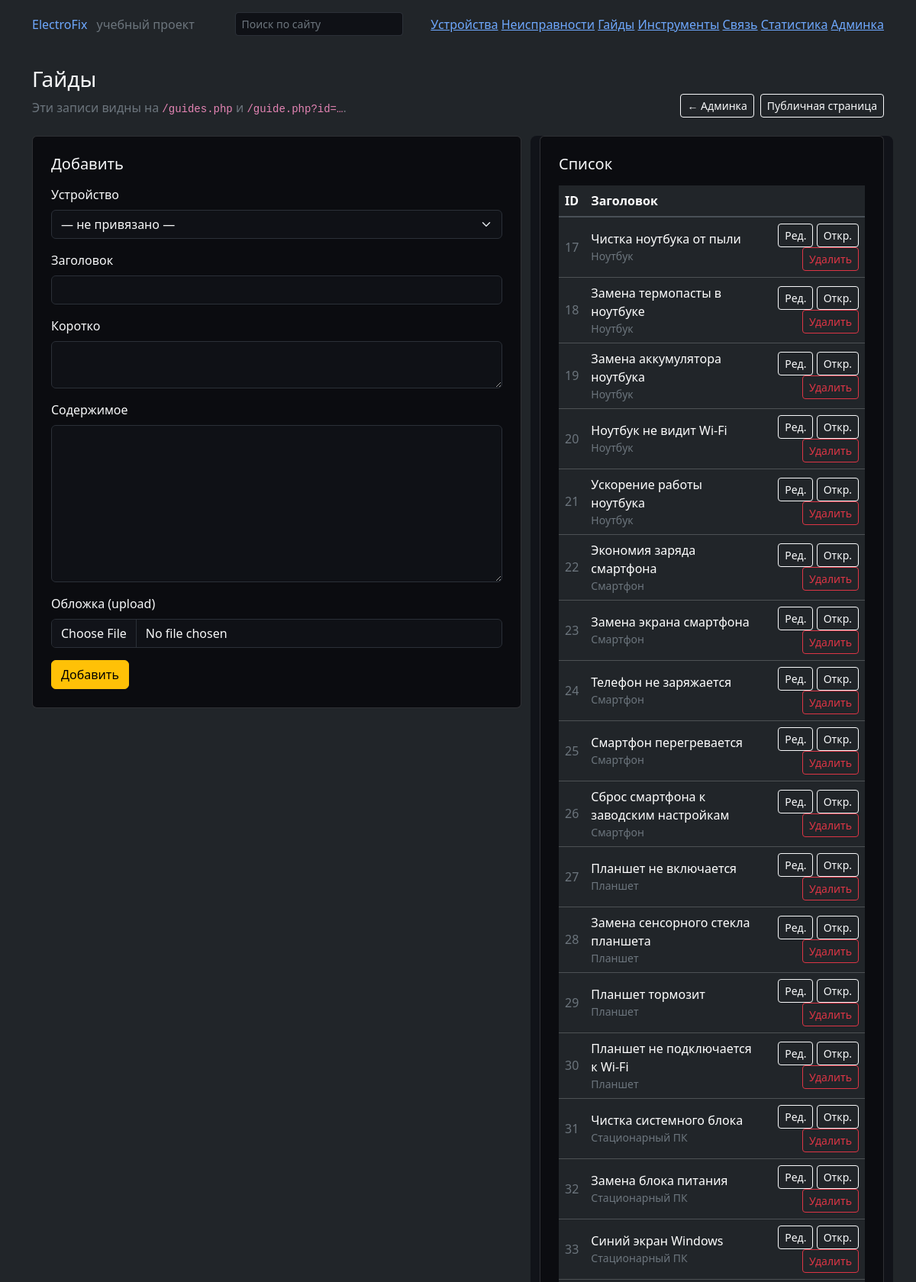
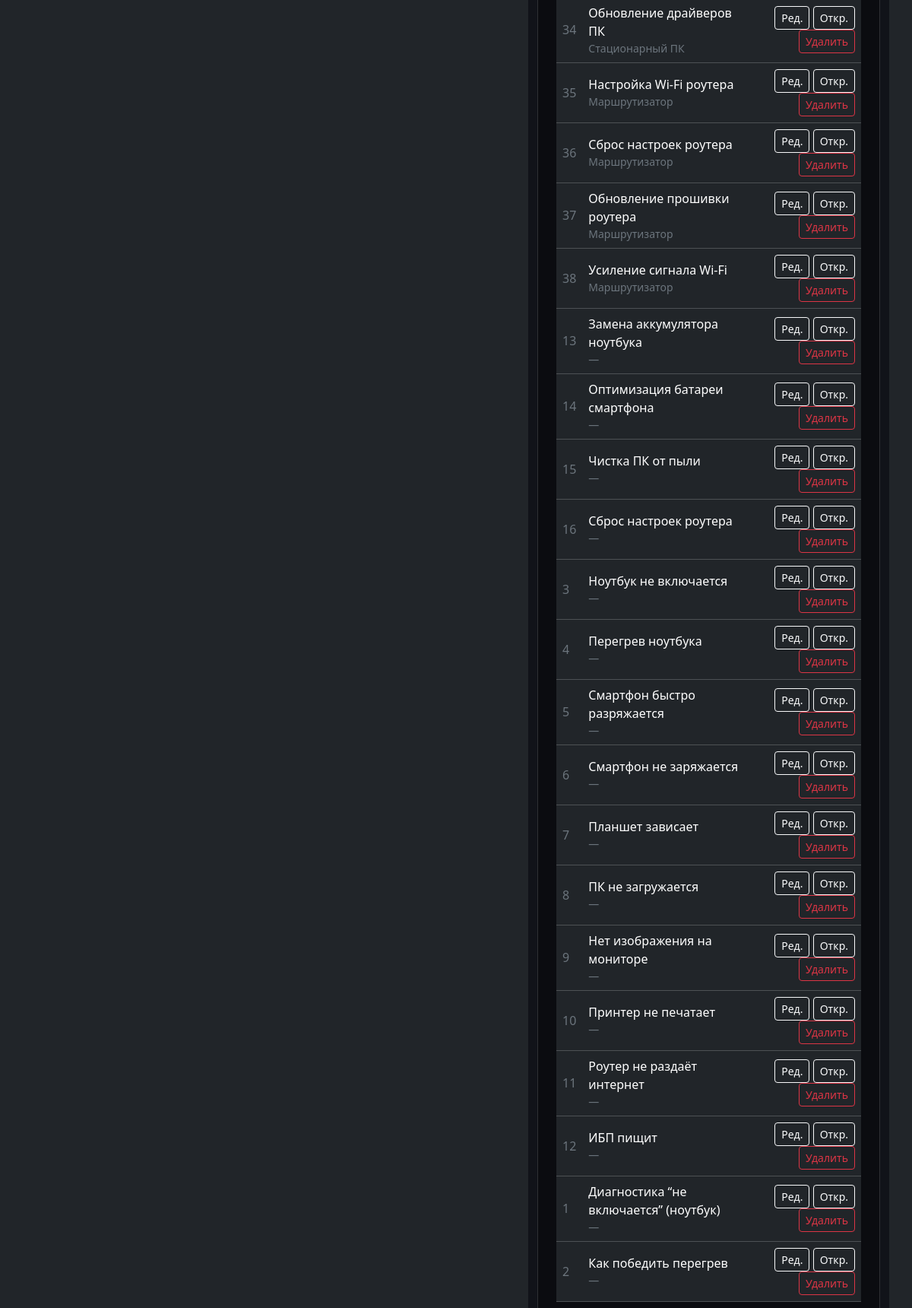
The page /admin/guides.php (signed in, upper part) on the database its author committed (2 pictures, top to bottom).
### tables this page shows
CREATE TABLE `guides` (
  `id` int(11) NOT NULL,
  `device_id` int(11) DEFAULT NULL,
  `title` varchar(255) NOT NULL,
  `summary` text,
  `content` mediumtext,
  `cover_path` varchar(255) DEFAULT NULL,
  `created_at` datetime NOT NULL DEFAULT CURRENT_TIMESTAMP
);

CREATE TABLE `devices` (
  `id` int(11) NOT NULL,
  `name` varchar(128) NOT NULL,
  `category` varchar(64) DEFAULT NULL,
  `short_desc` text,
  `full_desc` text,
  `thumb_path` varchar(255) DEFAULT NULL,
  `created_at` datetime NOT NULL DEFAULT CURRENT_TIMESTAMP,
  `updated_at` datetime NOT NULL DEFAULT CURRENT_TIMESTAMP ON UPDATE CURRENT_TIMESTAMP
);

### server/util.php (called while the page is built, shortened)
<?php
function h(string $s): string {
  return htmlspecialchars($s, ENT_QUOTES | ENT_SUBSTITUTE, 'UTF-8');
}

### admin/guides.php (the view, shortened to what this page needs)
<?php
require_once __DIR__ . '/../partials/header.php';
?>
<?php
$pdo = db();
$edit = null;
$rows = $pdo->query("SELECT g.id, g.title, g.created_at, d.name AS device_name
                     FROM guides g LEFT JOIN devices d ON d.id=g.device_id
                     ORDER BY g.created_at DESC")->fetchAll();
?>
<section class="mb-4 d-flex justify-content-between align-items-end gap-3 flex-wrap">
  <div>
    <h1 class="h3 mb-2">Гайды</h1>
    <p class="text-secondary mb-0">Эти записи видны на <code>/guides.php</code> и <code>/guide.php?id=…</code>.</p>
  </div>
  <div class="d-flex gap-2">
    <a class="btn btn-outline-light btn-sm" href="index.php">← Админка</a>
    <a class="btn btn-outline-light btn-sm" href="../guides.php">Публичная страница</a>
  </div>
</section>
<div class="row g-4">
  <section class="col-lg-7">
    <div class="card p-4">
      <h2 class="h5 mb-3"><?= $edit ? 'Редактировать' : 'Добавить' ?></h2>
      <form method="post" enctype="multipart/form-data">
        <div class="mb-3">
          <label class="form-label" for="device_id">Устройство</label>
          <select class="form-select" id="device_id" name="device_id">
            <option value="0">— не привязано —</option>
          </select>
        </div>
        <div class="mb-3">
          <label class="form-label" for="title">Заголовок</label>
          <input class="form-control" id="title" name="title" required value="<?= h($edit['title'] ?? '') ?>">
        </div>
        <div class="mb-3">
          <label class="form-label" for="summary">Коротко</label>
          <textarea class="form-control" id="summary" name="summary" rows="2"><?= h($edit['summary'] ?? '') ?></textarea>
        </div>
        <div class="mb-3">
          <label class="form-label" for="content">Содержимое</label>
          <textarea class="form-control" id="content" name="content" rows="8"><?= h($edit['content'] ?? '') ?></textarea>
        </div>
        <div class="mb-3">
          <label class="form-label" for="cover">Обложка (upload)</label>
          <input class="form-control" id="cover" name="cover" type="file" accept="image/*">
        </div>
        <button class="btn btn-warning" type="submit"><?= $edit ? 'Сохранить' : 'Добавить' ?></button>
      </form>
    </div>
  </section>
  <aside class="col-lg-5">
    <div class="card p-4">
      <h2 class="h5 mb-3">Список</h2>
      <div class="table-responsive">
        <table id="adminTable" class="table table-dark table-hover align-middle mb-0">
          <thead>
            <tr><th>ID</th><th>Заголовок</th><th></th></tr>
          </thead>
          <tbody>
            <?php foreach ($rows as $r): ?>
              <tr>
                <td class="text-secondary"><?= (int)$r['id'] ?></td>
                <td>
                  <?= h($r['title']) ?>
                  <div class="small text-secondary"><?= h(($r['device_name'] ?? '—')) ?></div>
                </td>
                <td class="text-end">
                  <a class="btn btn-outline-light btn-sm" href="?edit=<?= (int)$r['id'] ?>">Ред.</a>
                  <a class="btn btn-outline-light btn-sm" href="../guide.php?id=<?= (int)$r['id'] ?>" target="_blank">Откр.</a>
                  <button class="btn btn-outline-danger btn-sm" type="button"
                          data-delete="1" data-type="guides" data-id="<?= (int)$r['id'] ?>">
                    Удалить
                  </button>
                </td>
              </tr>
            <?php endforeach; ?>
          </tbody>
        </table>
      </div>
    </div>
  </aside>
</div>
<?php require_once __DIR__ . '/../partials/footer.php'; ?>

### css/style.css (style rules this page uses)
body { font-family: "Segoe UI", Arial, sans-serif; background-color: #0b0c10; color: #f8f9fa; }
.table thead th { border-bottom: 2px solid #495057; }
aside { background-color: #111319; border-radius: 0.5rem; color: #f8f9fa; }
html[data-bs-theme="dark"] { --bs-body-bg: #0b0c10; --bs-body-color: #f8f9fa; --bs-tertiary-bg: #111319; --bs-border-color: #2b3038; --bs-card-bg: #111319; --bs-card-border-color: #2b3038; }
.card { background: var(--bs-card-bg); border-color: var(--bs-card-border-color); }
.form-control, .form-select { background-color: #0f1116; color: #f8f9fa; border-color: #2b3038; }
.form-control::placeholder { color:#6c757d; opacity:1; }

### rows shown on the page
guides: id "17", title "Чистка ноутбука от пыли", device.name "Ноутбук"
guides: id "18", title "Замена термопасты в ноутбуке", device.name "Ноутбук"
guides: id "19", title "Замена аккумулятора ноутбука", device.name "Ноутбук"
guides: id "20", title "Ноутбук не видит Wi-Fi", device.name "Ноутбук"
guides: id "21", title "Ускорение работы ноутбука", device.name "Ноутбук"
guides: id "22", title "Экономия заряда смартфона", device.name "Смартфон"
guides: id "23", title "Замена экрана смартфона", device.name "Смартфон"
guides: id "24", title "Телефон не заряжается", device.name "Смартфон"
guides: id "25", title "Смартфон перегревается", device.name "Смартфон"
guides: id "26", title "Сброс смартфона к заводским настройкам", device.name "Смартфон"
guides: id "27", title "Планшет не включается", device.name "Планшет"
guides: id "28", title "Замена сенсорного стекла планшета", device.name "Планшет"
guides: id "29", title "Планшет тормозит", device.name "Планшет"
guides: id "30", title "Планшет не подключается к Wi-Fi", device.name "Планшет"
guides: id "31", title "Чистка системного блока", device.name "Стационарный ПК"
guides: id "32", title "Замена блока питания", device.name "Стационарный ПК"
guides: id "33", title "Синий экран Windows", device.name "Стационарный ПК"
guides: id "34", title "Обновление драйверов ПК", device.name "Стационарный ПК"
guides: id "35", title "Настройка Wi-Fi роутера", device.name "Маршрутизатор"
guides: id "36", title "Сброс настроек роутера", device.name "Маршрутизатор"
guides: id "37", title "Обновление прошивки роутера", device.name "Маршрутизатор"
guides: id "38", title "Усиление сигнала Wi-Fi", device.name "Маршрутизатор"
guides: id "13", title "Замена аккумулятора ноутбука", device_name "—"
guides: id "14", title "Оптимизация батареи смартфона", device_name "—"
guides: id "15", title "Чистка ПК от пыли", device_name "—"
guides: id "16", title "Сброс настроек роутера", device_name "—"
guides: id "3", title "Ноутбук не включается", device_name "—"
guides: id "4", title "Перегрев ноутбука", device_name "—"
guides: id "5", title "Смартфон быстро разряжается", device_name "—"
guides: id "6", title "Смартфон не заряжается", device_name "—"
guides: id "7", title "Планшет зависает", device_name "—"
guides: id "8", title "ПК не загружается", device_name "—"
guides: id "9", title "Нет изображения на мониторе", device_name "—"
guides: id "10", title "Принтер не печатает", device_name "—"
guides: id "11", title "Роутер не раздаёт интернет", device_name "—"
guides: id "12", title "ИБП пищит", device_name "—"
guides: id "1", title "Диагностика “не включается” (ноутбук)", device_name "—"
guides: id "2", title "Как победить перегрев", device_name "—"
